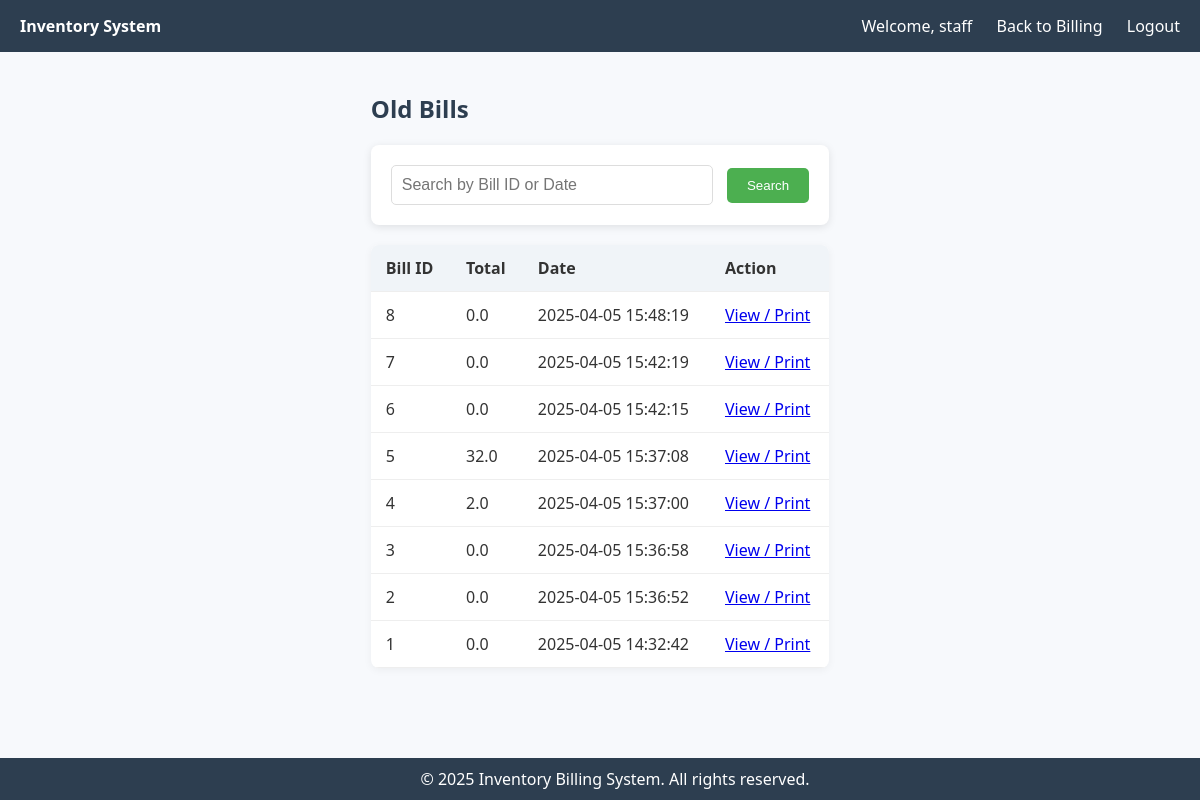
Screenshot of /staff/old_bills (signed in) with the database file from the repository.
### tables this page shows
CREATE TABLE bills (
                    id INTEGER PRIMARY KEY AUTOINCREMENT,
                    staff_username TEXT,
                    total REAL,
                    created_at TIMESTAMP DEFAULT CURRENT_TIMESTAMP
                );

### application.py (the view)
@application.route('/staff/old_bills', methods=['GET', 'POST'])
def old_bills():
    if 'username' not in session or session['role'] != 'staff':
        return redirect(url_for('login'))
    search_query = request.form.get('search') if request.method == 'POST' else ''
    conn = sqlite3.connect('database.db')
    c = conn.cursor()
    if search_query:
        c.execute('''
            SELECT * FROM bills
            WHERE staff_username = ? AND (id LIKE ? OR date LIKE ?)
            ORDER BY id DESC
        ''', (session['username'], f"%{search_query}%", f"%{search_query}%"))
    else:
        c.execute('''
            SELECT * FROM bills
            WHERE staff_username = ?
            ORDER BY id DESC
        ''', (session['username'],))
    bills = c.fetchall()
    conn.close()
    return render_template('old_bills.html', bills=bills, search_query=search_query)

### templates/old_bills.html (shortened to what this page needs)
<!DOCTYPE html>
<html lang="en">
<head>
</head>
<body>
    <div class="navbar">
        <div>
            <strong>Inventory System</strong>
        </div>
        <div>
            <span>Welcome, {{ session['username'] }}</span>
            <a href="{{ url_for('create_bill', bill_id=bills[0][0] if bills else 0) }}">Back to Billing</a>
            <a href="{{ url_for('logout') }}">Logout</a>
        </div>
    </div>
    <div class="container">
        <h2>Old Bills</h2>
        <form method="POST" action="{{ url_for('old_bills') }}">
            <input type="text" name="search" placeholder="Search by Bill ID or Date" value="{{ search_query }}">
            <input type="submit" value="Search">
        </form>
        {% if bills %}
        <table>
            <tr>
                <th>Bill ID</th>
                <th>Total</th>
                <th>Date</th>
                <th>Action</th>
            </tr>
            {% for bill in bills %}
            <tr>
                <td>{{ bill[0] }}</td>
                <td>{{ bill[2] }}</td>
                <td>{{ bill[3] }}</td>
                <td>
                    <a href="{{ url_for('print_bill', bill_id=bill[0]) }}">View / Print</a>
                </td>
            </tr>
            {% endfor %}
        </table>
        {% else %}
        <p>No bills found.</p>
        {% endif %}
    </div>
    <footer>
        &copy; {{ now().year if now else '2025' }} Inventory Billing System. All rights reserved.
    </footer>
</body>
</html>

### templates/old_bills.html (style rules this page uses)
body { margin: 0; font-family: 'Segoe UI', sans-serif; background-color: #f7f9fc; color: #333; display: flex; flex-direction: column; min-height: 100vh; }
.navbar { background-color: #2d3e50; padding: 15px 20px; display: flex; justify-content: space-between; align-items: center; color: white; flex-wrap: wrap; }
.navbar a { color: white; margin-left: 20px; text-decoration: none; font-weight: 500; }
.container { padding: 20px; max-width: 1000px; margin: auto; flex: 1; }
h2, h3 { color: #2d3e50; }
form { background-color: #fff; padding: 20px; border-radius: 8px; box-shadow: 0 2px 8px rgba(0,0,0,0.1); margin-bottom: 20px; }
input[type="text"] { padding: 10px; width: 300px; margin-right: 10px; font-size: 16px; border: 1px solid #ddd; border-radius: 5px; }
input[type="submit"] { padding: 10px 20px; background-color: #4CAF50; color: white; border: none; border-radius: 5px; cursor: pointer; }
table { width: 100%; border-collapse: collapse; margin-top: 15px; background-color: white; border-radius: 8px; overflow: hidden; box-shadow: 0 2px 8px rgba(0,0,0,0.05); }
th, td { padding: 12px 15px; text-align: left; border-bottom: 1px solid #eee; }
th { background-color: #f0f4f8; font-weight: 600; }
footer { background-color: #2d3e50; color: white; text-align: center; padding: 10px 15px; width: 100%; position: fixed; bottom: 0; left: 0; z-index: 10; }

### rows the page displays
bills: id "8", total "0.0", created_at "2025-04-05 15:48:19"
bills: id "7", total "0.0", created_at "2025-04-05 15:42:19"
bills: id "6", total "0.0", created_at "2025-04-05 15:42:15"
bills: id "5", total "32.0", created_at "2025-04-05 15:37:08"
bills: id "4", total "2.0", created_at "2025-04-05 15:37:00"
bills: id "3", total "0.0", created_at "2025-04-05 15:36:58"
bills: id "2", total "0.0", created_at "2025-04-05 15:36:52"
bills: id "1", total "0.0", created_at "2025-04-05 14:32:42"

### other values shown
{{ session['username'] }} "staff"
